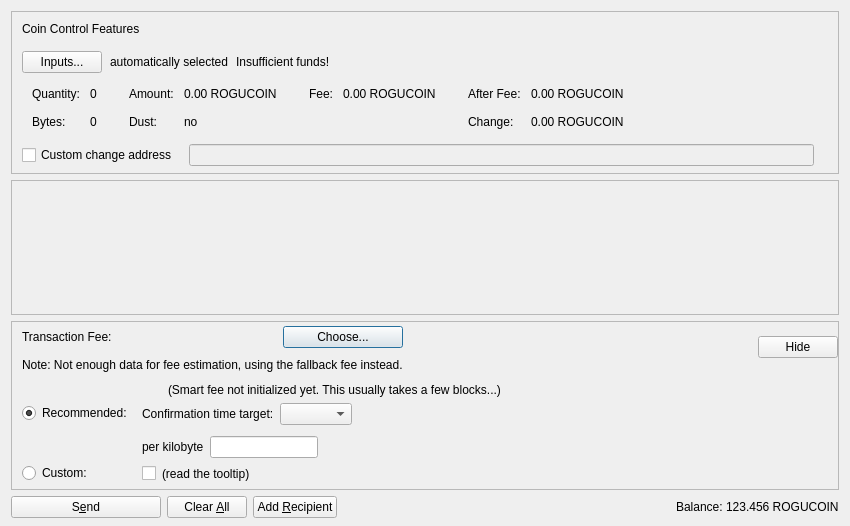
<?xml version="1.0" encoding="UTF-8"?>
<ui version="4.0">
 <class>SendCoinsDialog</class>
 <widget class="QDialog" name="SendCoinsDialog">
  <property name="geometry">
   <rect>
    <x>0</x>
    <y>0</y>
    <width>850</width>
    <height>526</height>
   </rect>
  </property>
  <property name="windowTitle">
   <string>Send Coins</string>
  </property>
  <layout class="QVBoxLayout" name="verticalLayout" stretch="0,1,0,0">
   <property name="bottomMargin">
    <number>8</number>
   </property>
   <item>
    <widget class="QFrame" name="frameCoinControl">
     <property name="sizePolicy">
      <sizepolicy hsizetype="Expanding" vsizetype="Expanding">
       <horstretch>0</horstretch>
       <verstretch>0</verstretch>
      </sizepolicy>
     </property>
     <property name="maximumSize">
      <size>
       <width>16777215</width>
       <height>16777215</height>
      </size>
     </property>
     <property name="frameShape">
      <enum>QFrame::StyledPanel</enum>
     </property>
     <property name="frameShadow">
      <enum>QFrame::Sunken</enum>
     </property>
     <layout class="QVBoxLayout" name="verticalLayoutCoinControl2">
      <property name="spacing">
       <number>0</number>
      </property>
      <property name="leftMargin">
       <number>0</number>
      </property>
      <property name="topMargin">
       <number>0</number>
      </property>
      <property name="rightMargin">
       <number>0</number>
      </property>
      <property name="bottomMargin">
       <number>6</number>
      </property>
      <item>
       <layout class="QVBoxLayout" name="verticalLayoutCoinControl" stretch="0,0,0,0,1">
        <property name="spacing">
         <number>0</number>
        </property>
        <property name="leftMargin">
         <number>10</number>
        </property>
        <property name="topMargin">
         <number>10</number>
        </property>
        <item>
         <layout class="QHBoxLayout" name="horizontalLayoutCoinControl1">
          <property name="bottomMargin">
           <number>15</number>
          </property>
          <item>
           <widget class="QLabel" name="labelCoinControlFeatures">
            <property name="sizePolicy">
             <sizepolicy hsizetype="Preferred" vsizetype="Maximum">
              <horstretch>0</horstretch>
              <verstretch>0</verstretch>
             </sizepolicy>
            </property>
            <property name="text">
             <string>Coin Control Features</string>
            </property>
           </widget>
          </item>
         </layout>
        </item>
        <item>
         <layout class="QHBoxLayout" name="horizontalLayoutCoinControl2" stretch="0,0,0,0">
          <property name="spacing">
           <number>8</number>
          </property>
          <property name="bottomMargin">
           <number>10</number>
          </property>
          <item>
           <widget class="QPushButton" name="pushButtonCoinControl">
            <property name="styleSheet">
             <string notr="true"/>
            </property>
            <property name="text">
             <string>Inputs...</string>
            </property>
            <property name="autoDefault">
             <bool>false</bool>
            </property>
           </widget>
          </item>
          <item>
           <widget class="QLabel" name="labelCoinControlAutomaticallySelected">
            <property name="text">
             <string>automatically selected</string>
            </property>
            <property name="margin">
             <number>5</number>
            </property>
           </widget>
          </item>
          <item>
           <widget class="QLabel" name="labelCoinControlInsuffFunds">
            <property name="text">
             <string>Insufficient funds!</string>
            </property>
            <property name="margin">
             <number>5</number>
            </property>
           </widget>
          </item>
          <item>
           <spacer name="horizontalSpacerCoinControl">
            <property name="orientation">
             <enum>Qt::Horizontal</enum>
            </property>
            <property name="sizeHint" stdset="0">
             <size>
              <width>40</width>
              <height>1</height>
             </size>
            </property>
           </spacer>
          </item>
         </layout>
        </item>
        <item>
         <widget class="QWidget" name="widgetCoinControl" native="true">
          <property name="sizePolicy">
           <sizepolicy hsizetype="Preferred" vsizetype="Preferred">
            <horstretch>0</horstretch>
            <verstretch>0</verstretch>
           </sizepolicy>
          </property>
          <property name="minimumSize">
           <size>
            <width>0</width>
            <height>0</height>
           </size>
          </property>
          <property name="styleSheet">
           <string notr="true"/>
          </property>
          <layout class="QHBoxLayout" name="horizontalLayoutCoinControl5">
           <property name="leftMargin">
            <number>0</number>
           </property>
           <property name="topMargin">
            <number>0</number>
           </property>
           <property name="rightMargin">
            <number>0</number>
           </property>
           <property name="bottomMargin">
            <number>0</number>
           </property>
           <item>
            <layout class="QHBoxLayout" name="horizontalLayoutCoinControl3" stretch="0,0,0,1">
             <property name="spacing">
              <number>20</number>
             </property>
             <property name="topMargin">
              <number>0</number>
             </property>
             <property name="bottomMargin">
              <number>10</number>
             </property>
             <item>
              <layout class="QFormLayout" name="formLayoutCoinControl1">
               <property name="horizontalSpacing">
                <number>10</number>
               </property>
               <property name="verticalSpacing">
                <number>14</number>
               </property>
               <property name="leftMargin">
                <number>10</number>
               </property>
               <property name="topMargin">
                <number>4</number>
               </property>
               <property name="rightMargin">
                <number>6</number>
               </property>
               <item row="0" column="0">
                <widget class="QLabel" name="labelCoinControlQuantityText">
                 <property name="text">
                  <string>Quantity:</string>
                 </property>
                 <property name="margin">
                  <number>0</number>
                 </property>
                </widget>
               </item>
               <item row="0" column="1">
                <widget class="QLabel" name="labelCoinControlQuantity">
                 <property name="cursor">
                  <cursorShape>IBeamCursor</cursorShape>
                 </property>
                 <property name="contextMenuPolicy">
                  <enum>Qt::ActionsContextMenu</enum>
                 </property>
                 <property name="text">
                  <string notr="true">0</string>
                 </property>
                 <property name="margin">
                  <number>0</number>
                 </property>
                 <property name="textInteractionFlags">
                  <set>Qt::LinksAccessibleByMouse|Qt::TextSelectableByKeyboard|Qt::TextSelectableByMouse</set>
                 </property>
                </widget>
               </item>
               <item row="1" column="0">
                <widget class="QLabel" name="labelCoinControlBytesText">
                 <property name="text">
                  <string>Bytes:</string>
                 </property>
                </widget>
               </item>
               <item row="1" column="1">
                <widget class="QLabel" name="labelCoinControlBytes">
                 <property name="cursor">
                  <cursorShape>IBeamCursor</cursorShape>
                 </property>
                 <property name="contextMenuPolicy">
                  <enum>Qt::ActionsContextMenu</enum>
                 </property>
                 <property name="text">
                  <string notr="true">0</string>
                 </property>
                 <property name="textInteractionFlags">
                  <set>Qt::LinksAccessibleByMouse|Qt::TextSelectableByKeyboard|Qt::TextSelectableByMouse</set>
                 </property>
                </widget>
               </item>
              </layout>
             </item>
             <item>
              <layout class="QFormLayout" name="formLayoutCoinControl2">
               <property name="horizontalSpacing">
                <number>10</number>
               </property>
               <property name="verticalSpacing">
                <number>14</number>
               </property>
               <property name="leftMargin">
                <number>6</number>
               </property>
               <property name="topMargin">
                <number>4</number>
               </property>
               <property name="rightMargin">
                <number>6</number>
               </property>
               <item row="0" column="0">
                <widget class="QLabel" name="labelCoinControlAmountText">
                 <property name="text">
                  <string>Amount:</string>
                 </property>
                 <property name="margin">
                  <number>0</number>
                 </property>
                </widget>
               </item>
               <item row="0" column="1">
                <widget class="QLabel" name="labelCoinControlAmount">
                 <property name="cursor">
                  <cursorShape>IBeamCursor</cursorShape>
                 </property>
                 <property name="contextMenuPolicy">
                  <enum>Qt::ActionsContextMenu</enum>
                 </property>
                 <property name="text">
                  <string notr="true">0.00 ROGUCOIN</string>
                 </property>
                 <property name="textInteractionFlags">
                  <set>Qt::LinksAccessibleByMouse|Qt::TextSelectableByKeyboard|Qt::TextSelectableByMouse</set>
                 </property>
                </widget>
               </item>
               <item row="1" column="0">
                <widget class="QLabel" name="labelCoinControlLowOutputText">
                 <property name="text">
                  <string>Dust:</string>
                 </property>
                </widget>
               </item>
               <item row="1" column="1">
                <widget class="QLabel" name="labelCoinControlLowOutput">
                 <property name="cursor">
                  <cursorShape>IBeamCursor</cursorShape>
                 </property>
                 <property name="contextMenuPolicy">
                  <enum>Qt::ActionsContextMenu</enum>
                 </property>
                 <property name="text">
                  <string notr="true">no</string>
                 </property>
                 <property name="textInteractionFlags">
                  <set>Qt::LinksAccessibleByMouse|Qt::TextSelectableByKeyboard|Qt::TextSelectableByMouse</set>
                 </property>
                </widget>
               </item>
              </layout>
             </item>
             <item>
              <layout class="QFormLayout" name="formLayoutCoinControl3">
               <property name="horizontalSpacing">
                <number>10</number>
               </property>
               <property name="verticalSpacing">
                <number>14</number>
               </property>
               <property name="leftMargin">
                <number>6</number>
               </property>
               <property name="topMargin">
                <number>4</number>
               </property>
               <property name="rightMargin">
                <number>6</number>
               </property>
               <item row="0" column="0">
                <widget class="QLabel" name="labelCoinControlFeeText">
                 <property name="text">
                  <string>Fee:</string>
                 </property>
                 <property name="margin">
                  <number>0</number>
                 </property>
                </widget>
               </item>
               <item row="0" column="1">
                <widget class="QLabel" name="labelCoinControlFee">
                 <property name="cursor">
                  <cursorShape>IBeamCursor</cursorShape>
                 </property>
                 <property name="contextMenuPolicy">
                  <enum>Qt::ActionsContextMenu</enum>
                 </property>
                 <property name="text">
                  <string notr="true">0.00 ROGUCOIN</string>
                 </property>
                 <property name="textInteractionFlags">
                  <set>Qt::LinksAccessibleByMouse|Qt::TextSelectableByKeyboard|Qt::TextSelectableByMouse</set>
                 </property>
                </widget>
               </item>
              </layout>
             </item>
             <item>
              <layout class="QFormLayout" name="formLayoutCoinControl4">
               <property name="horizontalSpacing">
                <number>10</number>
               </property>
               <property name="verticalSpacing">
                <number>14</number>
               </property>
               <property name="leftMargin">
                <number>6</number>
               </property>
               <property name="topMargin">
                <number>4</number>
               </property>
               <property name="rightMargin">
                <number>6</number>
               </property>
               <item row="0" column="0">
                <widget class="QLabel" name="labelCoinControlAfterFeeText">
                 <property name="text">
                  <string>After Fee:</string>
                 </property>
                 <property name="margin">
                  <number>0</number>
                 </property>
                </widget>
               </item>
               <item row="0" column="1">
                <widget class="QLabel" name="labelCoinControlAfterFee">
                 <property name="cursor">
                  <cursorShape>IBeamCursor</cursorShape>
                 </property>
                 <property name="contextMenuPolicy">
                  <enum>Qt::ActionsContextMenu</enum>
                 </property>
                 <property name="text">
                  <string notr="true">0.00 ROGUCOIN</string>
                 </property>
                 <property name="textInteractionFlags">
                  <set>Qt::LinksAccessibleByMouse|Qt::TextSelectableByKeyboard|Qt::TextSelectableByMouse</set>
                 </property>
                </widget>
               </item>
               <item row="1" column="0">
                <widget class="QLabel" name="labelCoinControlChangeText">
                 <property name="text">
                  <string>Change:</string>
                 </property>
                </widget>
               </item>
               <item row="1" column="1">
                <widget class="QLabel" name="labelCoinControlChange">
                 <property name="cursor">
                  <cursorShape>IBeamCursor</cursorShape>
                 </property>
                 <property name="contextMenuPolicy">
                  <enum>Qt::ActionsContextMenu</enum>
                 </property>
                 <property name="text">
                  <string notr="true">0.00 ROGUCOIN</string>
                 </property>
                 <property name="textInteractionFlags">
                  <set>Qt::LinksAccessibleByMouse|Qt::TextSelectableByKeyboard|Qt::TextSelectableByMouse</set>
                 </property>
                </widget>
               </item>
              </layout>
             </item>
            </layout>
           </item>
          </layout>
         </widget>
        </item>
        <item>
         <layout class="QHBoxLayout" name="horizontalLayoutCoinControl4" stretch="0,0,0">
          <property name="spacing">
           <number>12</number>
          </property>
          <property name="sizeConstraint">
           <enum>QLayout::SetDefaultConstraint</enum>
          </property>
          <property name="topMargin">
           <number>5</number>
          </property>
          <property name="rightMargin">
           <number>5</number>
          </property>
          <item>
           <widget class="QCheckBox" name="checkBoxCoinControlChange">
            <property name="toolTip">
             <string>If this is activated, but the change address is empty or invalid, change will be sent to a newly generated address.</string>
            </property>
            <property name="text">
             <string>Custom change address</string>
            </property>
           </widget>
          </item>
          <item>
           <widget class="QValidatedLineEdit" name="lineEditCoinControlChange">
            <property name="enabled">
             <bool>false</bool>
            </property>
            <property name="sizePolicy">
             <sizepolicy hsizetype="Expanding" vsizetype="Fixed">
              <horstretch>0</horstretch>
              <verstretch>0</verstretch>
             </sizepolicy>
            </property>
           </widget>
          </item>
          <item>
           <widget class="QLabel" name="labelCoinControlChangeLabel">
            <property name="sizePolicy">
             <sizepolicy hsizetype="Preferred" vsizetype="Expanding">
              <horstretch>0</horstretch>
              <verstretch>0</verstretch>
             </sizepolicy>
            </property>
            <property name="minimumSize">
             <size>
              <width>0</width>
              <height>0</height>
             </size>
            </property>
            <property name="text">
             <string/>
            </property>
            <property name="margin">
             <number>3</number>
            </property>
           </widget>
          </item>
         </layout>
        </item>
        <item>
         <spacer name="verticalSpacerCoinControl">
          <property name="orientation">
           <enum>Qt::Vertical</enum>
          </property>
          <property name="sizeHint" stdset="0">
           <size>
            <width>800</width>
            <height>1</height>
           </size>
          </property>
         </spacer>
        </item>
       </layout>
      </item>
     </layout>
    </widget>
   </item>
   <item>
    <widget class="QScrollArea" name="scrollArea">
     <property name="widgetResizable">
      <bool>true</bool>
     </property>
     <widget class="QWidget" name="scrollAreaWidgetContents">
      <property name="geometry">
       <rect>
        <x>0</x>
        <y>0</y>
        <width>830</width>
        <height>104</height>
       </rect>
      </property>
      <layout class="QVBoxLayout" name="verticalLayout_2" stretch="0,1">
       <property name="leftMargin">
        <number>0</number>
       </property>
       <property name="topMargin">
        <number>0</number>
       </property>
       <property name="rightMargin">
        <number>0</number>
       </property>
       <property name="bottomMargin">
        <number>0</number>
       </property>
       <item>
        <layout class="QVBoxLayout" name="entries">
         <property name="spacing">
          <number>6</number>
         </property>
        </layout>
       </item>
       <item>
        <spacer name="verticalSpacer">
         <property name="orientation">
          <enum>Qt::Vertical</enum>
         </property>
         <property name="sizeHint" stdset="0">
          <size>
           <width>20</width>
           <height>40</height>
          </size>
         </property>
        </spacer>
       </item>
      </layout>
     </widget>
    </widget>
   </item>
   <item>
    <widget class="QFrame" name="frameFee">
     <property name="sizePolicy">
      <sizepolicy hsizetype="Expanding" vsizetype="Expanding">
       <horstretch>0</horstretch>
       <verstretch>0</verstretch>
      </sizepolicy>
     </property>
     <property name="maximumSize">
      <size>
       <width>16777215</width>
       <height>16777215</height>
      </size>
     </property>
     <property name="frameShape">
      <enum>QFrame::StyledPanel</enum>
     </property>
     <property name="frameShadow">
      <enum>QFrame::Sunken</enum>
     </property>
     <layout class="QVBoxLayout" name="verticalLayoutFee1">
      <property name="spacing">
       <number>0</number>
      </property>
      <property name="leftMargin">
       <number>0</number>
      </property>
      <property name="topMargin">
       <number>0</number>
      </property>
      <property name="rightMargin">
       <number>0</number>
      </property>
      <property name="bottomMargin">
       <number>0</number>
      </property>
      <item>
       <layout class="QVBoxLayout" name="verticalLayoutFee2" stretch="0,0,0">
        <property name="spacing">
         <number>0</number>
        </property>
        <property name="leftMargin">
         <number>10</number>
        </property>
        <property name="topMargin">
         <number>0</number>
        </property>
        <item>
         <layout class="QHBoxLayout" name="horizontalLayoutFee1">
          <property name="bottomMargin">
           <number>0</number>
          </property>
          <item>
           <layout class="QVBoxLayout" name="verticalLayoutFee7">
            <property name="spacing">
             <number>0</number>
            </property>
            <item>
             <spacer name="verticalSpacerSmartFee">
              <property name="orientation">
               <enum>Qt::Vertical</enum>
              </property>
              <property name="sizeType">
               <enum>QSizePolicy::Fixed</enum>
              </property>
              <property name="sizeHint" stdset="0">
               <size>
                <width>1</width>
                <height>4</height>
               </size>
              </property>
             </spacer>
            </item>
            <item>
             <layout class="QHBoxLayout" name="horizontalLayoutSmartFee">
              <property name="spacing">
               <number>10</number>
              </property>
              <item>
               <widget class="QLabel" name="labelFeeHeadline">
                <property name="sizePolicy">
                 <sizepolicy hsizetype="Preferred" vsizetype="Maximum">
                  <horstretch>0</horstretch>
                  <verstretch>0</verstretch>
                 </sizepolicy>
                </property>
                <property name="text">
                 <string>Transaction Fee:</string>
                </property>
               </widget>
              </item>
              <item>
               <widget class="QLabel" name="labelFeeMinimized">
                <property name="text">
                 <string/>
                </property>
               </widget>
              </item>
              <item>
               <widget class="QPushButton" name="buttonChooseFee">
                <property name="text">
                 <string>Choose...</string>
                </property>
               </widget>
              </item>
             </layout>
            </item>
            <item>
             <spacer name="verticalSpacer_7">
              <property name="orientation">
               <enum>Qt::Vertical</enum>
              </property>
              <property name="sizeHint" stdset="0">
               <size>
                <width>1</width>
                <height>10</height>
               </size>
              </property>
             </spacer>
            </item>
            <item>
             <widget class="QLabel" name="fallbackFeeWarningLabel">
              <property name="toolTip">
               <string>Using the fallbackfee can result in sending a transaction that will take several hours or days (or never) to confirm. Consider choosing your fee manually or wait until you have validated the complete chain.</string>
              </property>
              <property name="text">
               <string>Note: Not enough data for fee estimation, using the fallback fee instead.</string>
              </property>
              <property name="wordWrap">
               <bool>false</bool>
              </property>
             </widget>
            </item>
            <item>
             <spacer name="verticalSpacer_5">
              <property name="orientation">
               <enum>Qt::Vertical</enum>
              </property>
              <property name="sizeHint" stdset="0">
               <size>
                <width>1</width>
                <height>1</height>
               </size>
              </property>
             </spacer>
            </item>
           </layout>
          </item>
          <item>
           <spacer name="horizontalSpacer_4">
            <property name="orientation">
             <enum>Qt::Horizontal</enum>
            </property>
            <property name="sizeHint" stdset="0">
             <size>
              <width>1</width>
              <height>1</height>
             </size>
            </property>
           </spacer>
          </item>
          <item>
           <widget class="QPushButton" name="buttonMinimizeFee">
            <property name="toolTip">
             <string>collapse fee-settings</string>
            </property>
            <property name="text">
             <string>Hide</string>
            </property>
           </widget>
          </item>
         </layout>
        </item>
        <item>
         <widget class="QFrame" name="frameFeeSelection">
          <layout class="QVBoxLayout" name="verticalLayoutFee12">
           <property name="spacing">
            <number>0</number>
           </property>
           <property name="leftMargin">
            <number>0</number>
           </property>
           <property name="topMargin">
            <number>0</number>
           </property>
           <property name="rightMargin">
            <number>0</number>
           </property>
           <property name="bottomMargin">
            <number>0</number>
           </property>
           <item>
            <layout class="QGridLayout" name="gridLayoutFee">
             <property name="topMargin">
              <number>10</number>
             </property>
             <property name="bottomMargin">
              <number>4</number>
             </property>
             <property name="horizontalSpacing">
              <number>10</number>
             </property>
             <property name="verticalSpacing">
              <number>4</number>
             </property>
             <item row="1" column="1">
              <layout class="QVBoxLayout" name="verticalLayoutFee8">
               <property name="spacing">
                <number>6</number>
               </property>
               <property name="topMargin">
                <number>3</number>
               </property>
               <item>
                <layout class="QHBoxLayout" name="horizontalLayoutFee13" stretch="0,0,1">
                 <item>
                  <widget class="QLabel" name="labelCustomPerKilobyte">
                   <property name="toolTip">
                    <string>If the custom fee is set to 1000 ruffs and the transaction is only 250 bytes, then &quot;per kilobyte&quot; only pays 250 ruffs in fee,&lt;br /&gt;while &quot;at least&quot; pays 1000 ruffs. For transactions bigger than a kilobyte both pay by kilobyte.</string>
                   </property>
                   <property name="text">
                    <string>per kilobyte</string>
                   </property>
                  </widget>
                 </item>
                 <item>
                  <widget class="BitcoinAmountField" name="customFee"/>
                 </item>
                 <item>
                  <spacer name="horizontalSpacer_6">
                   <property name="orientation">
                    <enum>Qt::Horizontal</enum>
                   </property>
                   <property name="sizeHint" stdset="0">
                    <size>
                     <width>1</width>
                     <height>1</height>
                    </size>
                   </property>
                  </spacer>
                 </item>
                </layout>
               </item>
               <item>
                <layout class="QHBoxLayout" name="horizontalLayoutFee8">
                 <item>
                  <widget class="QCheckBox" name="checkBoxMinimumFee">
                   <property name="toolTip">
                    <string>Paying only the minimum fee is just fine as long as there is less transaction volume than space in the blocks.&lt;br /&gt;But be aware that this can end up in a never confirming transaction once there is more demand for rogucoin transactions than the network can process.</string>
                   </property>
                   <property name="text">
                    <string/>
                   </property>
                  </widget>
                 </item>
                 <item>
                  <widget class="QLabel" name="labelMinFeeWarning">
                   <property name="enabled">
                    <bool>true</bool>
                   </property>
                   <property name="toolTip">
                    <string>Paying only the minimum fee is just fine as long as there is less transaction volume than space in the blocks.&lt;br /&gt;But be aware that this can end up in a never confirming transaction once there is more demand for rogucoin transactions than the network can process.</string>
                   </property>
                   <property name="text">
                    <string>(read the tooltip)</string>
                   </property>
                   <property name="margin">
                    <number>5</number>
                   </property>
                  </widget>
                 </item>
                 <item>
                  <spacer name="horizontalSpacer_2">
                   <property name="orientation">
                    <enum>Qt::Horizontal</enum>
                   </property>
                   <property name="sizeHint" stdset="0">
                    <size>
                     <width>1</width>
                     <height>1</height>
                    </size>
                   </property>
                  </spacer>
                 </item>
                </layout>
               </item>
              </layout>
             </item>
             <item row="0" column="0">
              <layout class="QVBoxLayout" name="verticalLayoutFee4" stretch="0,1">
               <property name="topMargin">
                <number>20</number>
               </property>
               <property name="bottomMargin">
                <number>3</number>
               </property>
               <item>
                <widget class="QRadioButton" name="radioSmartFee">
                 <property name="text">
                  <string>Recommended:</string>
                 </property>
                 <property name="checked">
                  <bool>true</bool>
                 </property>
                 <attribute name="buttonGroup">
                  <string notr="true">groupFee</string>
                 </attribute>
                </widget>
               </item>
               <item>
                <spacer name="verticalSpacer_2">
                 <property name="orientation">
                  <enum>Qt::Vertical</enum>
                 </property>
                 <property name="sizeHint" stdset="0">
                  <size>
                   <width>1</width>
                   <height>1</height>
                  </size>
                 </property>
                </spacer>
               </item>
              </layout>
             </item>
             <item row="1" column="0">
              <layout class="QVBoxLayout" name="verticalLayoutFee9" stretch="0,1">
               <property name="topMargin">
                <number>30</number>
               </property>
               <item>
                <widget class="QRadioButton" name="radioCustomFee">
                 <property name="text">
                  <string>Custom:</string>
                 </property>
                 <attribute name="buttonGroup">
                  <string notr="true">groupFee</string>
                 </attribute>
                </widget>
               </item>
               <item>
                <spacer name="verticalSpacer_6">
                 <property name="orientation">
                  <enum>Qt::Vertical</enum>
                 </property>
                 <property name="sizeHint" stdset="0">
                  <size>
                   <width>1</width>
                   <height>1</height>
                  </size>
                 </property>
                </spacer>
               </item>
              </layout>
             </item>
             <item row="0" column="1">
              <layout class="QVBoxLayout" name="verticalLayoutFee3" stretch="0,0,1">
               <property name="spacing">
                <number>6</number>
               </property>
               <property name="topMargin">
                <number>0</number>
               </property>
               <property name="bottomMargin">
                <number>3</number>
               </property>
               <item>
                <layout class="QHBoxLayout" name="horizontalLayoutFee12">
                 <item>
                  <widget class="QLabel" name="labelSmartFee">
                   <property name="text">
                    <string/>
                   </property>
                   <property name="margin">
                    <number>2</number>
                   </property>
                  </widget>
                 </item>
                 <item>
                  <widget class="QLabel" name="labelFeeEstimation">
                   <property name="text">
                    <string/>
                   </property>
                  </widget>
                 </item>
                 <item>
                  <widget class="QLabel" name="labelSmartFee2">
                   <property name="text">
                    <string>(Smart fee not initialized yet. This usually takes a few blocks...)</string>
                   </property>
                   <property name="margin">
                    <number>2</number>
                   </property>
                  </widget>
                 </item>
                 <item>
                  <spacer name="horizontalSpacer_5">
                   <property name="orientation">
                    <enum>Qt::Horizontal</enum>
                   </property>
                   <property name="sizeHint" stdset="0">
                    <size>
                     <width>1</width>
                     <height>1</height>
                    </size>
                   </property>
                  </spacer>
                 </item>
                </layout>
               </item>
               <item>
                <layout class="QHBoxLayout" name="horizontalLayoutFee9">
                 <item>
                  <layout class="QVBoxLayout" name="verticalLayoutFee6">
                   <item>
                    <widget class="QLabel" name="labelSmartFee3">
                     <property name="text">
                      <string>Confirmation time target:</string>
                     </property>
                     <property name="margin">
                      <number>2</number>
                     </property>
                    </widget>
                   </item>
                  </layout>
                 </item>
                 <item>
                  <layout class="QVBoxLayout" name="verticalLayoutFee5">
                   <property name="rightMargin">
                    <number>30</number>
                   </property>
                   <item>
                    <layout class="QHBoxLayout" name="horizontalLayoutConfTarget">
                     <property name="bottomMargin">
                      <number>0</number>
                     </property>
                     <item>
                      <widget class="QComboBox" name="confTargetSelector"/>
                     </item>
                     <item>
                      <spacer name="horizontalSpacerConfTarget">
                       <property name="orientation">
                        <enum>Qt::Horizontal</enum>
                       </property>
                       <property name="sizeHint" stdset="0">
                        <size>
                         <width>40</width>
                         <height>20</height>
                        </size>
                       </property>
                      </spacer>
                     </item>
                    </layout>
                   </item>
                  </layout>
                 </item>
                </layout>
               </item>
               <item>
                <spacer name="verticalSpacer_4">
                 <property name="orientation">
                  <enum>Qt::Vertical</enum>
                 </property>
                 <property name="sizeHint" stdset="0">
                  <size>
                   <width>1</width>
                   <height>1</height>
                  </size>
                 </property>
                </spacer>
               </item>
              </layout>
             </item>
            </layout>
           </item>
          </layout>
         </widget>
        </item>
        <item>
         <spacer name="verticalSpacerFee">
          <property name="orientation">
           <enum>Qt::Vertical</enum>
          </property>
          <property name="sizeHint" stdset="0">
           <size>
            <width>800</width>
            <height>1</height>
           </size>
          </property>
         </spacer>
        </item>
       </layout>
      </item>
     </layout>
    </widget>
   </item>
   <item>
    <layout class="QHBoxLayout" name="horizontalLayout">
     <item>
      <widget class="QPushButton" name="sendButton">
       <property name="minimumSize">
        <size>
         <width>150</width>
         <height>0</height>
        </size>
       </property>
       <property name="toolTip">
        <string>Confirm the send action</string>
       </property>
       <property name="text">
        <string>S&amp;end</string>
       </property>
       <property name="autoDefault">
        <bool>false</bool>
       </property>
       <property name="default">
        <bool>false</bool>
       </property>
      </widget>
     </item>
     <item>
      <widget class="QPushButton" name="clearButton">
       <property name="sizePolicy">
        <sizepolicy hsizetype="Minimum" vsizetype="Fixed">
         <horstretch>0</horstretch>
         <verstretch>0</verstretch>
        </sizepolicy>
       </property>
       <property name="toolTip">
        <string>Clear all fields of the form.</string>
       </property>
       <property name="text">
        <string>Clear &amp;All</string>
       </property>
       <property name="autoDefault">
        <bool>false</bool>
       </property>
      </widget>
     </item>
     <item>
      <widget class="QPushButton" name="addButton">
       <property name="toolTip">
        <string>Send to multiple recipients at once</string>
       </property>
       <property name="text">
        <string>Add &amp;Recipient</string>
       </property>
       <property name="autoDefault">
        <bool>false</bool>
       </property>
      </widget>
     </item>
     <item>
      <spacer name="horizontalSpacer">
       <property name="orientation">
        <enum>Qt::Horizontal</enum>
       </property>
       <property name="sizeHint" stdset="0">
        <size>
         <width>40</width>
         <height>20</height>
        </size>
       </property>
      </spacer>
     </item>
     <item>
      <layout class="QHBoxLayout" name="horizontalLayout_2">
       <property name="spacing">
        <number>3</number>
       </property>
       <item>
        <widget class="QLabel" name="labelBalanceText">
         <property name="text">
          <string>Balance:</string>
         </property>
        </widget>
       </item>
       <item>
        <widget class="QLabel" name="labelBalance">
         <property name="sizePolicy">
          <sizepolicy hsizetype="Preferred" vsizetype="Preferred">
           <horstretch>0</horstretch>
           <verstretch>0</verstretch>
          </sizepolicy>
         </property>
         <property name="cursor">
          <cursorShape>IBeamCursor</cursorShape>
         </property>
         <property name="text">
          <string notr="true">123.456 ROGUCOIN</string>
         </property>
         <property name="textInteractionFlags">
          <set>Qt::LinksAccessibleByMouse|Qt::TextSelectableByKeyboard|Qt::TextSelectableByMouse</set>
         </property>
        </widget>
       </item>
      </layout>
     </item>
    </layout>
   </item>
  </layout>
 </widget>
 <customwidgets>
  <customwidget>
   <class>QValidatedLineEdit</class>
   <extends>QLineEdit</extends>
   <header>qt/qvalidatedlineedit.h</header>
  </customwidget>
  <customwidget>
   <class>BitcoinAmountField</class>
   <extends>QLineEdit</extends>
   <header>qt/bitcoinamountfield.h</header>
   <container>1</container>
  </customwidget>
 </customwidgets>
 <resources>
  <include location="../rogucoin.qrc"/>
 </resources>
 <connections/>
 <buttongroups>
  <buttongroup name="groupFee"/>
 </buttongroups>
</ui>
